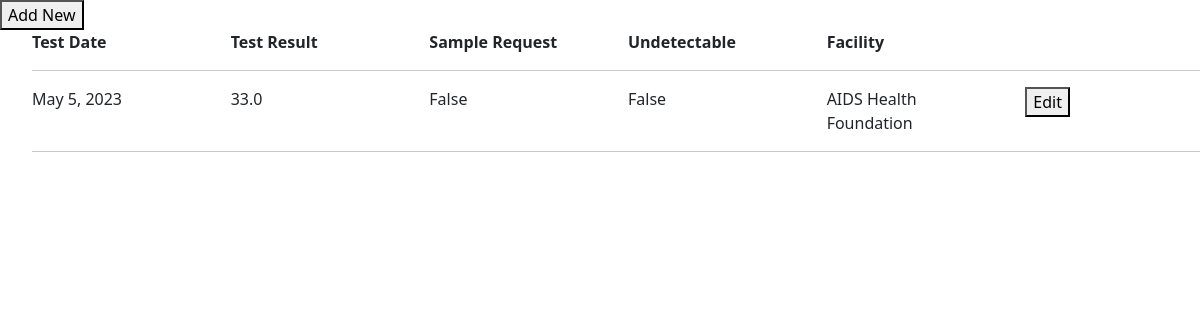
The page /client/viralload_list/1/ (signed in) on the database its author committed.
### prep_app/models.py (models this page shows, shortened)
class ViralLoad(TSIS2BaseModel):
    client = models.ForeignKey("client", blank=False, null=False, on_delete=models.PROTECT)
    is_viral_load_request = models.BooleanField(verbose_name='Sampling for Viral Load', default=False)
    test_date = models.DateField(blank=False, null=False)
    test_result = models.FloatField(blank=True, null=True)
    undetectable = models.BooleanField(default=False)
    disa_reference_id = models.CharField(max_length=255, blank=True, null=True)
    notes = models.TextField(blank=True, null=True)
    facility = models.ForeignKey("Facility", on_delete=models.CASCADE,default=8)
    class Meta(object):
        default_permissions = ('add', 'change', 'delete', 'view', 'list')

class Facility(TSIS2BaseModel):
    name = models.CharField(max_length=255, blank=False, null=False)
    code = models.CharField(max_length=255, blank=False, null=False, unique=True)
    lab_ref_code = models.CharField(max_length=255, blank=True, null=True, verbose_name='LAB reference code')
    address1 = models.CharField(max_length=255, blank=True, null=True)
    parish = models.ForeignKey("Parish", blank=False, null=False,
                               related_name='facility_parish', on_delete=models.PROTECT)
    organization = models.ForeignKey("Organization", blank=False, null=False, related_name="facility_organization", on_delete=models.PROTECT)

### prep_app/views.py (the view)
# urls.py: path('viralload_list/<int:client_id>/', viralload_list, name='viralload_list'),
def viralload_list(request, client_id):
    if request.session.get('User') is None:
        return redirect('login_user')
    client = get_object_or_404(Client, pk=client_id)
    viralload = ViralLoad.objects.filter(client_id=client_id).order_by('-test_date')
    return render(request, 'viralload_list.html', {'viralload': viralload, 'client_id': client_id})

### prep_app/base_model.py (called while the page is built)
    def get_queryset(self):
        if self.include_deleted:
            return TSIS2BaseQuerySet(self.model)
        return TSIS2BaseQuerySet(self.model).filter(deleted_at=None)

### accounts/templates/viralload_list.html (shortened to what this page needs)
{% load widget_tweaks %}
{% load bootstrap5 %}
{% bootstrap_css %}
{% load crispy_forms_tags %}
</head>
{% block content %}
<div class="col-md-4">  <button onclick="popup2({{ client.id }})">Add New</button>  </div>
<ul>
  <b><div class="row">
        <div class="col-md-2"> Test Date</div>
        <div class="col-md-2">  Test Result </div>
        <div class="col-md-2"> Sample Request </div>
        <div class="col-md-2"> Undetectable </div>
        <div class="col-md-2"> Facility </div>
        <div class="col-md-2">  </div>
  </div> </b>
<hr>
{% for vl in viralload %}
<div class="row">
    <div class="col-md-2">  {{ vl.test_date }}</div>
    <div class="col-md-2">  {{ vl.test_result }}</div>
    <div class="col-md-2">  {{ vl.is_viral_load_request }}</div>
    <div class="col-md-2">  {{ vl.undetectable }}</div>
    <div class="col-md-2">  {{ vl.facility.name }}</div>
    <div class="col-md-2"> <button onclick="popup({{ vl.id }})">Edit</button>  </div>
  </div>
  <hr>
{% empty %}
<p style="font-size:12px; "> No data found - Click <b>'Add New'</b> to create new record </p>
{% endfor %}
</ul>
{% endblock %}

### rows shown on the page
ViralLoad: test_date "May 5, 2023", test_result "33.0", is_viral_load_request "False", undetectable "False", facility.name "AIDS Health Foundation"
